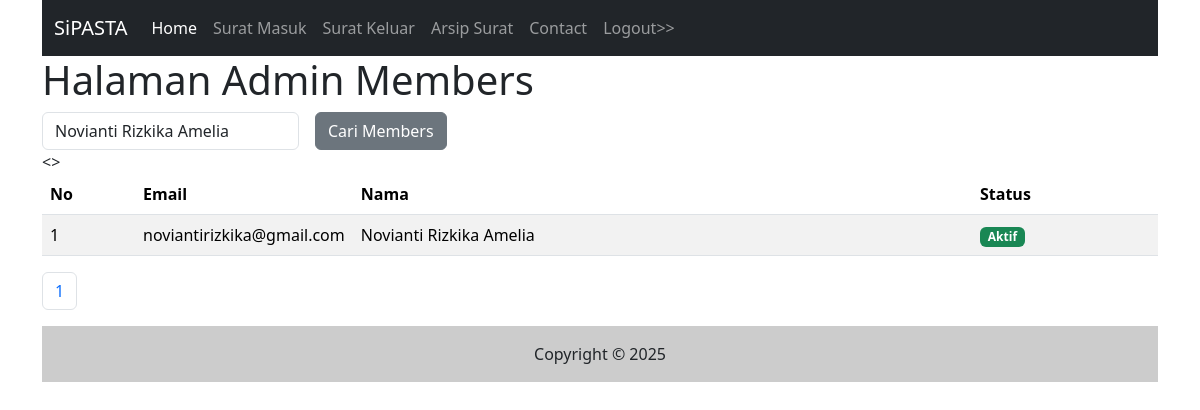
The app's page /admin/members.php?katakunci=Novianti Rizkika Amelia with its own data.
### tables this page shows
CREATE TABLE `members` (
  `id` int(11) NOT NULL,
  `email` varchar(255) NOT NULL,
  `nama_lengkap` varchar(500) NOT NULL,
  `password` text NOT NULL,
  `status` text NOT NULL,
  `token_ganti_password` text NOT NULL,
  `tgl_isi` timestamp NOT NULL DEFAULT current_timestamp()
);

### admin/members.php (the view, shortened to what this page needs)
<?php include("inc_header.php") ?>
<?php
$katakunci = (isset($_GET['katakunci'])) ? $_GET['katakunci'] : "";
?>
<h1>Halaman Admin Members</h1>
<form class="row g-3" method="get">
    <div class="col-auto">
        <input type="text" class="form-control" placeholder="Masukkan Kata Kunci" name="katakunci"
            value="<?php echo $katakunci ?>" />
    </div>
    <div class="col-auto">
        <input type="submit" name="cari" value="Cari Members" class="btn btn-secondary" />
    </div>
</form>
<table class="table table-striped">
    <thead>
        <tr>
            <th class="col-1">No</th>
            <th class="col-2">Email</th>
            <th>Nama</th>
            <th class="col-2">Status</th>
        </tr>
    </thead>
        <tbody>
            <?php
            $sqltambahan = "";
            $per_halaman = 10;
            if ($katakunci != '') {
                $array_katakunci = explode(" ", $katakunci);
                for ($x = 0; $x < count($array_katakunci); $x++) {
                    $sqlcari[] = "(nama_lengkap like '%" . $array_katakunci[$x] . "%' or email like '%" . $array_katakunci[$x] . "%')";
                }
                $sqltambahan = "where" . implode(" or ", $sqlcari);
            }
            $sql1 = "select * from members $sqltambahan";
            $page = isset($_GET['page']) ? (int) $_GET['page'] : 1;
            $mulai = ($page > 1) ? ($page * $per_halaman) - $per_halaman : 0;
            $q1 = mysqli_query($koneksi, $sql1);
            $total = mysqli_num_rows($q1);
            $pages = ceil($total / $per_halaman);
            $nomor = $mulai + 1;
            $sql1 = $sql1 . " order by id desc limit $mulai, $per_halaman";
            $q1 = mysqli_query($koneksi, $sql1);
            while ($r1 = mysqli_fetch_array($q1)) {
                ?>
                <tr>
                    <td><?php echo $nomor++ ?></td>
                    <td><?php echo $r1['email'] ?></td>
                    <td><?php echo $r1['nama_lengkap'] ?></td>
                    <td>
                        <?php
                        if ($r1['status'] == '1') {
                            ?>
                            <span class="badge text-bg-success">Aktif</span>
                            <?php
                        }else{
                            ?>
                            <span class="badge text-bg-light">Belum Aktif</span>
                            <?php
                        }
                        ?>
                    </td>
                </tr>
                <?php
            }
            ?>
        </tbody>
</table>
<nav aria-label="Page navigation example">
    <ul class="pagination">
        <?php
        $cari = (isset($_GET['cari'])) ? $_GET['cari'] : "";
        for ($i = 1; $i <= $pages; $i++) {
            ?>
            <li class="page-item">
                <a class="page-link"
                    href="halaman.php?katakunci=<?php echo $katakunci ?>&cari=<?php echo $cari ?>&page=<?php echo $i ?>"><?php echo $i ?></a>
            </li>
            <?php
        }
        ?>
    </ul>
</nav>
<?php include("inc_footer.php") ?>

### records on screen
members: email "noviantirizkika@gmail.com", nama_lengkap "Novianti Rizkika Amelia", status "Aktif"
